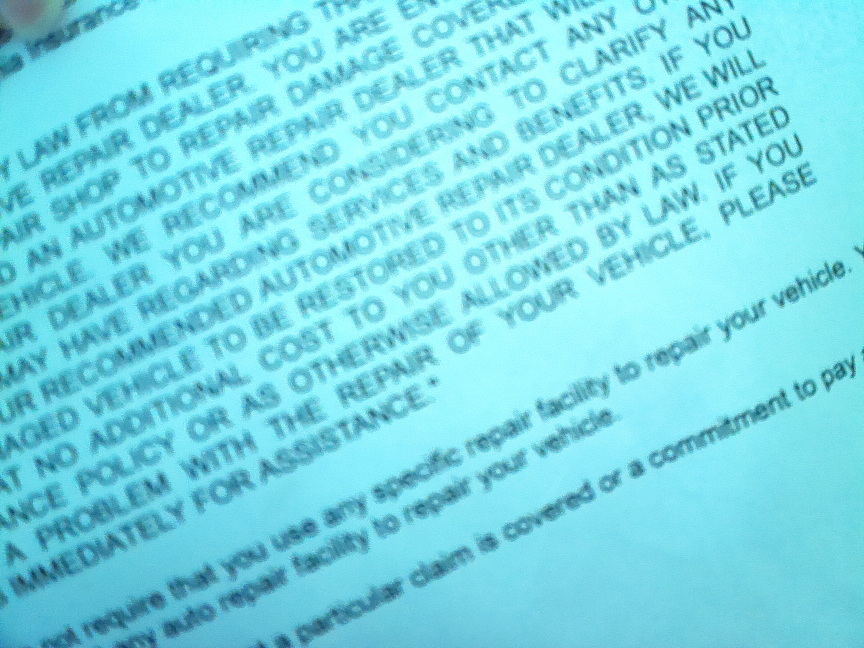
#> input picture examples/1.jpg, 2592 x 1944 px (shown at 1/3 size)
$ python -i flatten_page_v1.0.py   (imports and definitions only)
#> lines starting #> are read from the running program, lines starting #| are printed output that depends on the picture
#> further down, picture is the input picture: shape (1944, 2592, 3); mean B, G, R 229.5, 217.1, 120.8
import cv2
import numpy as np

def flatten_page(image):
    def order_points(pts):
        """Order points: top-left, top-right, bottom-right, bottom-left."""
        rect = np.zeros((4, 2), dtype="float32")
        s = pts.sum(axis=1)
        rect[0] = pts[np.argmin(s)]
        rect[2] = pts[np.argmax(s)]
        diff = np.diff(pts, axis=1)
        rect[1] = pts[np.argmin(diff)]
        rect[3] = pts[np.argmax(diff)]
        return rect

    def show_debug(title, img):
        """Display image in a fixed 800x600 window."""
        cv2.namedWindow(title, cv2.WINDOW_NORMAL)
        cv2.resizeWindow(title, 800, 600)
        cv2.imshow(title, img)
        cv2.waitKey(0)
        cv2.destroyWindow(title)

    # Convert to grayscale and blur
    gray = cv2.cvtColor(image, cv2.COLOR_BGR2GRAY)
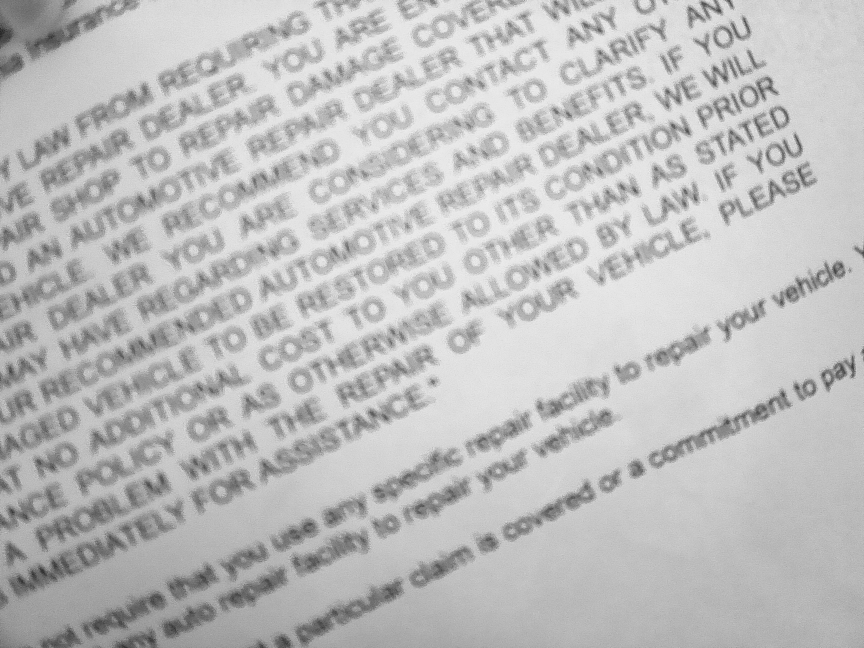
#> gray: shape (1944, 2592) (shown at 1/3 size); min 27, max 244, mean 189.7
    gray = cv2.GaussianBlur(gray, (5, 5), 0)
    thresh = cv2.adaptiveThreshold(
        gray, 255, cv2.ADAPTIVE_THRESH_GAUSSIAN_C,
        cv2.THRESH_BINARY, 11, 2
    )
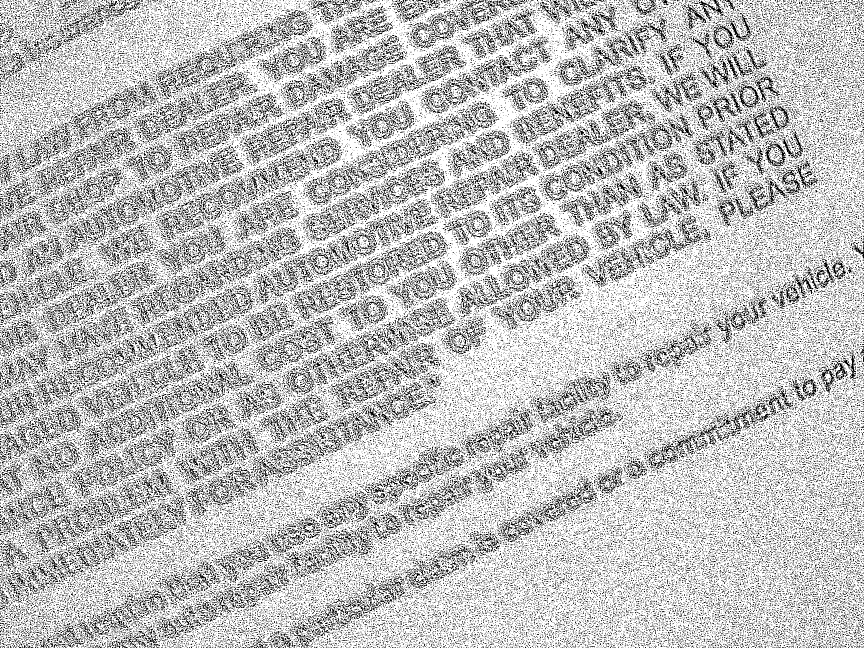
#> thresh: shape (1944, 2592) (shown at 1/3 size); 74.5% white; black in thin lines or dots
    show_debug("Threshold", thresh)

    kernel = cv2.getStructuringElement(cv2.MORPH_RECT, (5, 5))
    morph = cv2.morphologyEx(thresh, cv2.MORPH_CLOSE, kernel, iterations=2)
#> morph: shape (1944, 2592); every value is 255
    show_debug("Morphological Close", morph)

    cnts, _ = cv2.findContours(morph, cv2.RETR_EXTERNAL, cv2.CHAIN_APPROX_SIMPLE)
#> cnts = [[[0, 0], [0, 1943], [2591, 1943], [2591, 0]]]
    print("Contours found:", len(cnts))
#| Contours found: 1
    if not cnts:
        return image

    cnts = sorted(cnts, key=cv2.contourArea, reverse=True)

    screen_cnt = None
    for c in cnts:
        peri = cv2.arcLength(c, True)
        approx = cv2.approxPolyDP(c, 0.02 * peri, True)
        print("Contour vertices:", len(approx))
        if len(approx) == 4:
            screen_cnt = approx
            break
#> this loop made 1 pass
#> (peri, screen_cnt) on pass 1: (9068, [[0, 0], [0, 1943], [2591, 1943], [2591, 0]])
#| Contour vertices: 4

    if screen_cnt is None:
        print("No 4-corner contour found.")
        return image

    debug_img = image.copy()
    cv2.drawContours(debug_img, [screen_cnt], -1, (0, 255, 0), 2)
    show_debug("Detected Contour", debug_img)

    rect = order_points(screen_cnt.reshape(4, 2))
#> in order_points, `s = pts.sum(axis=1)`: s = [0, 1943, 4534, 2591]
#> in order_points, `diff = np.diff(pts, axis=1)`: diff = [0, 1943, -648, -2591]
#> rect = [[0, 0], [2591, 0], [2591, 1943], [0, 1943]]
    width = max(int(np.linalg.norm(rect[2] - rect[3])), int(np.linalg.norm(rect[1] - rect[0])))
#> width = 2591
    height = max(int(np.linalg.norm(rect[1] - rect[2])), int(np.linalg.norm(rect[0] - rect[3])))
#> height = 1943
    dst = np.array([[0, 0], [width - 1, 0], [width - 1, height - 1], [0, height - 1]], dtype="float32")
#> dst = [[0, 0], [2590, 0], [2590, 1942], [0, 1942]]
    M = cv2.getPerspectiveTransform(rect, dst)
#> M = [[1, 0, 0], [0, 0.999, 0], [0, 0, 1]]
    warped = cv2.warpPerspective(image, M, (width, height))
    return warped

>>> import cv2
>>> picture = cv2.imread('../examples/1.jpg')
>>> result = flatten_page(picture)
